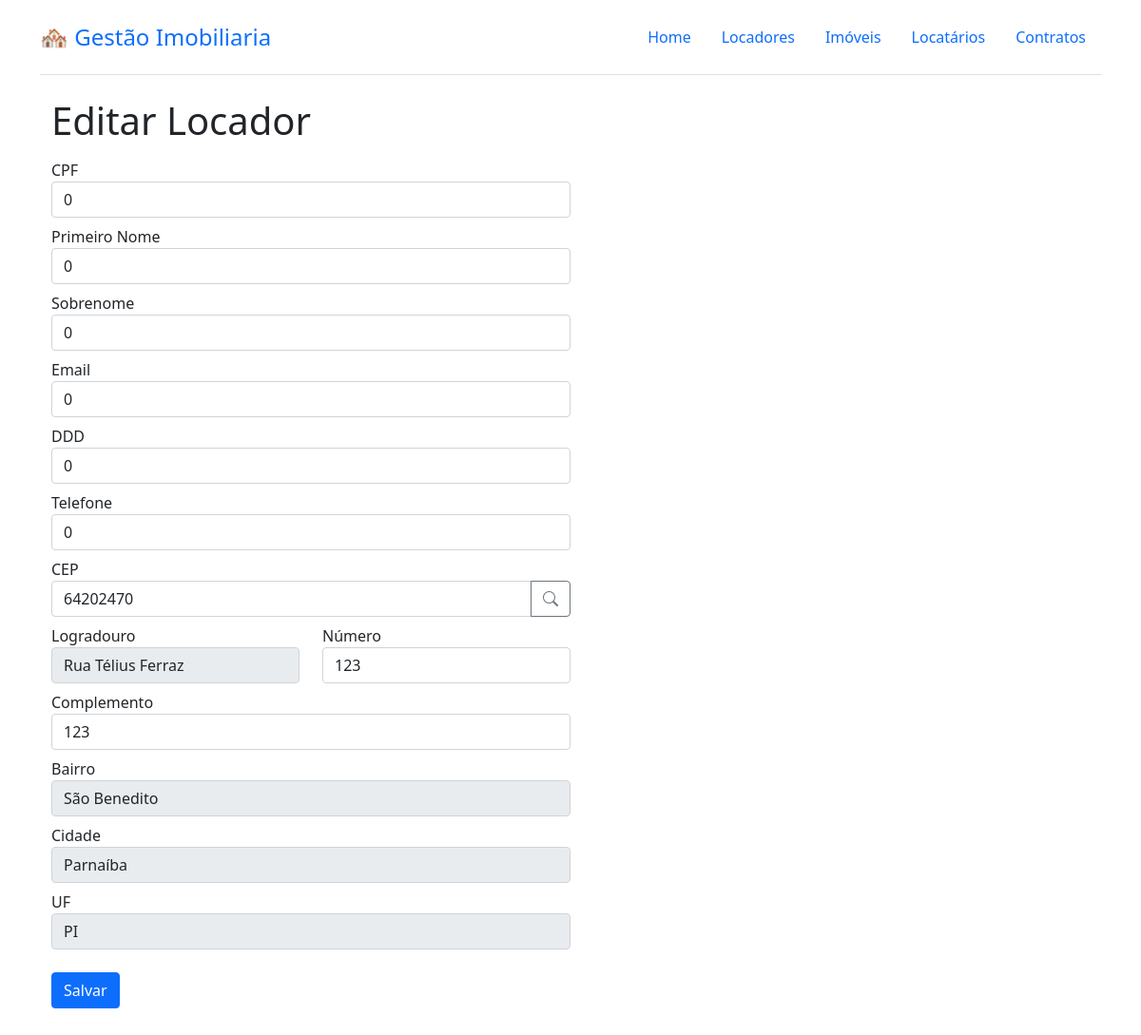
/locador/1, run on an earlier commit of the app's database.
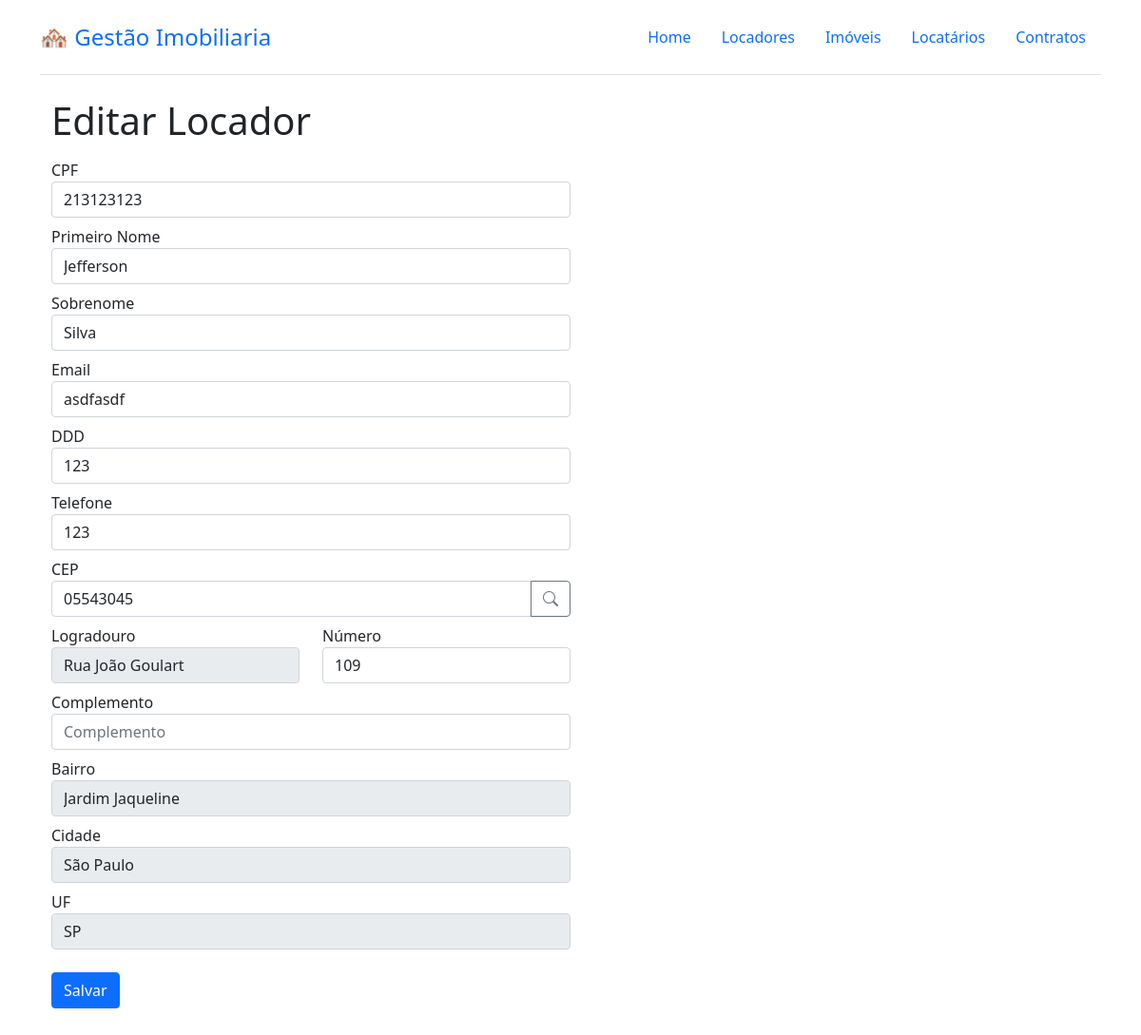
And on a later commit of the database.
### tables this page shows
CREATE TABLE `locador` (
	`id` integer primary key NOT NULL UNIQUE,
	`cpf` TEXT NOT NULL,
	`primeiro_nome` TEXT NOT NULL,
	`ultimo_nome` TEXT NOT NULL,
	`email` TEXT NOT NULL,
	`ddd` INTEGER NOT NULL,
	`telefone` TEXT NOT NULL,
	`cep` TEXT NOT NULL,
	`logradouro` TEXT NOT NULL,
	`numero` TEXT NOT NULL,
	`complemento` TEXT,
	`bairro` TEXT NOT NULL,
	`cidade` INTEGER NOT NULL,
	`uf` INTEGER NOT NULL
);

### gestao_imobiliaria/views/locador.py (the view, shortened to what this page needs)
@locador.route("/locador/<int:id>", methods=["GET", "POST"])
def edit(id: int):
    db = get_db()
    form = LocadorForm()
    locador = db.execute("SELECT * FROM locador WHERE id = ?", (id,)).fetchone()
    if locador is None:
        abort(404, "Locador id {0} doesn't exist.".format(id))
    if request.method == "GET":
        form.cpf.data = locador["cpf"]
        form.primeiro_nome.data = locador["primeiro_nome"]
        form.ultimo_nome.data = locador["ultimo_nome"]
        form.email.data = locador["email"]
        form.ddd.data = locador["ddd"]
        form.telefone.data = locador["telefone"]
        form.cep.data = locador["cep"]
        form.logradouro.data = locador["logradouro"]
        form.numero.data = locador["numero"]
        form.complemento.data = locador["complemento"]
        form.bairro.data = locador["bairro"]
        form.cidade.data = locador["cidade"]
        form.uf.data = locador["uf"]
    return render_template("form.html", form=form, page_title="Editar Locador")

### gestao_imobiliaria/forms.py
class LocadorForm(FlaskForm):
    cpf = StringField("CPF")
    primeiro_nome = StringField("Primeiro Nome")
    ultimo_nome = StringField("Sobrenome")
    email = StringField("Email")
    ddd = IntegerField("DDD")
    telefone = StringField("Telefone")
    cep = StringField("CEP")
    logradouro = StringField("Logradouro")
    numero = IntegerField("Número")
    complemento = StringField("Complemento")
    bairro = StringField("Bairro")
    cidade = StringField("Cidade")
    uf = StringField("UF")
    submit = SubmitField("Salvar")

### gestao_imobiliaria/db.py (called while the page is built)
def get_db():
    if "db" not in g:
        g.db = sqlite3.connect(
            os.getenv("DATABASE_URL"), detect_types=sqlite3.PARSE_DECLTYPES
        )
        g.db.row_factory = sqlite3.Row
    return g.db

### gestao_imobiliaria/templates/form.html (shortened to what this page needs)
{% extends "base.html" %}
{% block content %}
  <div class="container justify-content-left w-100 position-relative">
   <div>
      <h1>{{page_title.title()}}</h1>
    </div>
    <form action="" method="POST" class="w-50">
        {% set row_open = false %}
        {% for field in form %}
            {% if (field.type != "SubmitField") and (field.type != "CSRFTokenField") %}
                {% if field.label.text == "Logradouro"%}
                    <div class="row">
                        <div class="col-md-6">
                            <div class="form-group">
                                {{ form.logradouro.label(class="form-label mb-0 mt-2") }}
                                {{ form.logradouro(class="form-control", placeholder=form.logradouro.label.text) }}
                            </div>
                        </div>
                        <div class="col-md-6">
                            <div class="form-group">
                                {{ form.numero.label(class="form-label mb-0 mt-2") }}
                                {{ form.numero(class="form-control", placeholder=form.numero.label.text) }}
                            </div>
                        </div>
                    </div>
                {% elif field.label.text == "Número" %}
                {% elif field.label.text == "CEP" %}
                    <div class="form-group">
                    {{ field.label(class="form-label mb-0 mt-2") }}
                    <div class="input-group mb-0">
                        {{ field(class="form-control", placeholder=field.label.text, maxlength="9" )}}
                        <button class="btn btn-outline-secondary" type="button" id="button-addon2" onclick="pesquisacep(document.getElementById('cep').value);"><i class="bi bi-search"></i></button>
                    </div>
                    </div>
                {% else %}
                    {% if field.type == 'SelectField' %}
                        <div class="form-group">
                            {{ field.label(class="form-label mb-0 mt-2") }}
                            {{ field(class="form-select", placeholder=field.label.text) }}
                        </div>
                    {% else %}
                        <div class="form-group">
                            {{ field.label(class="form-label mb-0 mt-2") }}
                            {{ field(class="form-control", placeholder=field.label.text) }}
                        </div>
                    {% endif %}
                {% endif %}
            {% endif %}
        {% endfor %}
          <div class="form-group pt-4 mb-5">
              {{ form.submit(class="btn btn-primary") }}
          </div>
    </form>
  </div>
{% endblock %}

### gestao_imobiliaria/templates/base.html (shortened to what this page needs)
<!doctype html>
<html lang="en">
    <head>
        <link href="https://cdn.jsdelivr.net/npm/bootstrap@5.1.3/dist/css/bootstrap.min.css" rel="stylesheet">
        <link rel="stylesheet" href="https://cdn.jsdelivr.net/npm/bootstrap-icons@1.11.3/font/bootstrap-icons.min.css">
    </head>
    <body>
        <div class="container">
            <nav class="d-flex flex-wrap align-items-center justify-content-between py-3 mb-4 border-bottom">
                <a class="navbar-brand" style="font-size: 1.5rem;" href="/">
                    <span class="fs-4">🏘️ Gestão Imobiliaria</span>
                </a>
                <ul class="nav nav-pills">
                    <li class="nav-item"><a href="/" class="nav-link {{ 'active' if page_title == 'home' else '' }}" aria-current="page">Home</a></li>
                    <li class="nav-item"><a href="/locador" class="nav-link {{ 'active' if page_title == 'locador' else '' }}">Locadores</a></li>
                    <li class="nav-item"><a href="/imovel" class="nav-link {{ 'active' if page_title == 'imovel' else '' }}">Imóveis</a></li>
                    <li class="nav-item"><a href="/locatario" class="nav-link {{ 'active' if page_title == 'locatario' else '' }}">Locatários</a></li>
                    <li class="nav-item"><a href="/contrato" class="nav-link {{ 'active' if page_title == 'contrato' else '' }}">Contratos</a></li>
                </ul>
            </nav>
        </div>
        <div class="container">
            {% block content %}{% endblock %}
        </div>
    </body>
</html>

What changed in the data, as far as the page shows it:
changed locador: cpf "0" → "213123123"; primeiro_nome "0" → "Jefferson"; ultimo_nome "0" → "Silva"; email "0" → "asdfasdf"; ddd "0" → "123"; telefone "0" → "123"; cep "64202470" → "05543045"; logradouro "Rua Télius Ferraz" → "Rua João Goulart"; numero "123" → "109"; complemento "123" → (not shown); bairro "São Benedito" → "Jardim Jaqueline"; cidade "Parnaíba" → "São Paulo"; uf "PI" → "SP"
